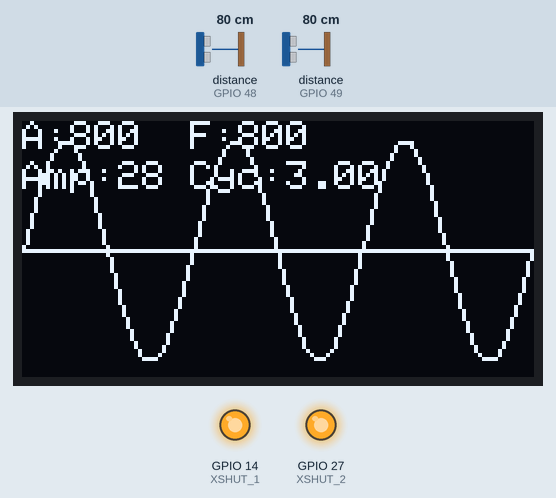
The sketch below on a simulated ESP32. Parts: 128×64 one-colour display, output pins drawn as LEDs (lit = HIGH). The inputs (shaded band) are chosen by the test bench; at power-on: distance to the obstacle (sensors on GPIO 48, GPIO 49) 80 cm. What the sketch prints to the serial monitor is not drawn.

Above: at 1.8 s.
1.9 s: distance to the obstacle (sensor on GPIO 48) set to 250 cm
At 2.8 s:
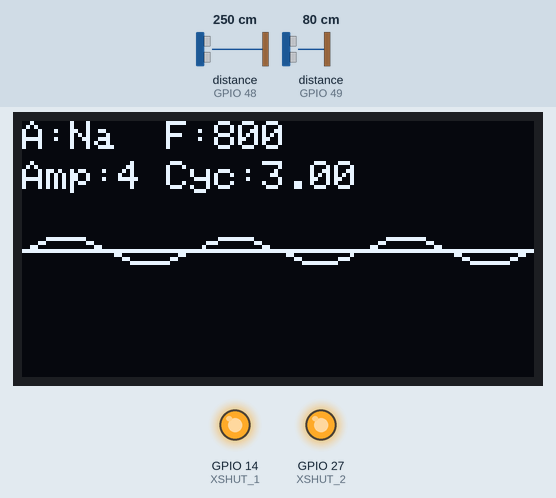
3.5 s: distance to the obstacle (sensor on GPIO 49) set to 250 cm
At 4.8 s:
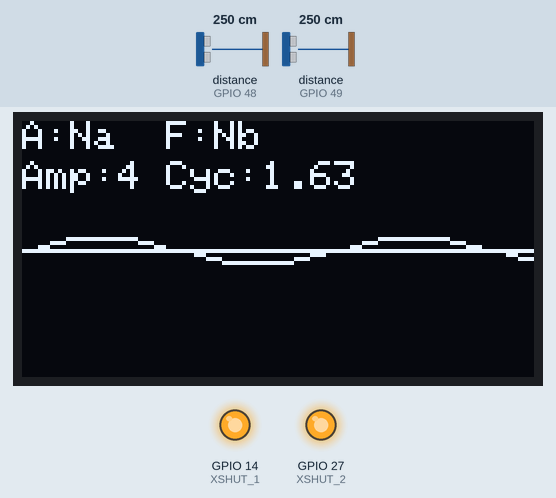
5.1 s: distance to the obstacle (sensor on GPIO 48) set to 2 cm
At 5.5 s:
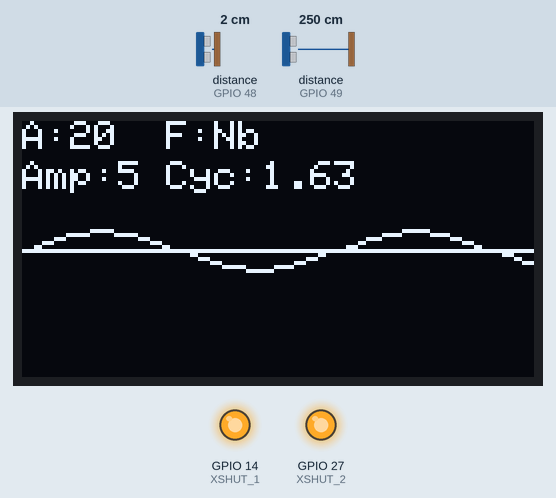
6.7 s: distance to the obstacle (sensor on GPIO 49) set to 2 cm
At 7.5 s:
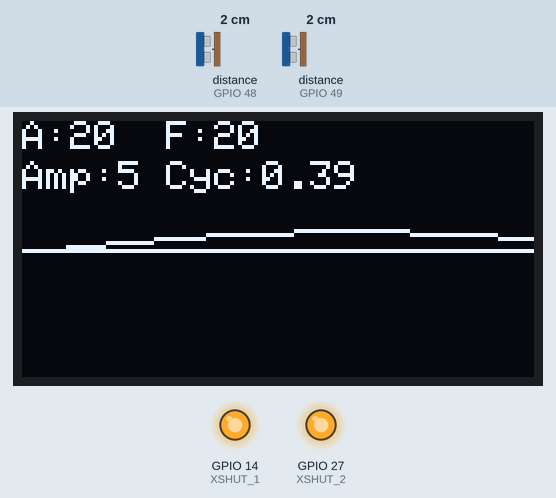
8.3 s: distance to the obstacle (sensor on GPIO 48) set to 4 cm
At 9.4 s:
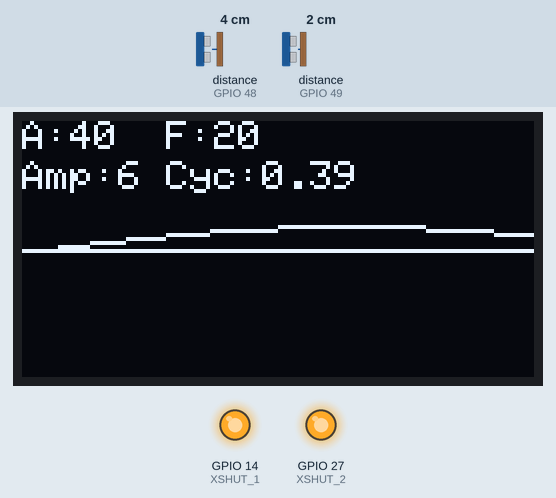
9.8 s: distance to the obstacle (sensor on GPIO 49) set to 4 cm
At 10.7 s:
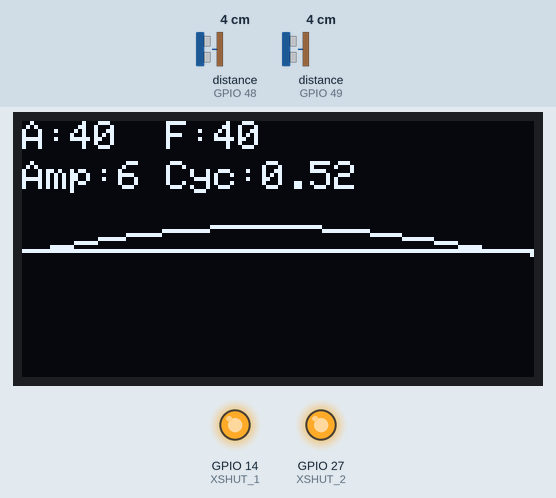
Timing chart, 0 to 12.3 s (numbered marks = the images above; inputs shaded):
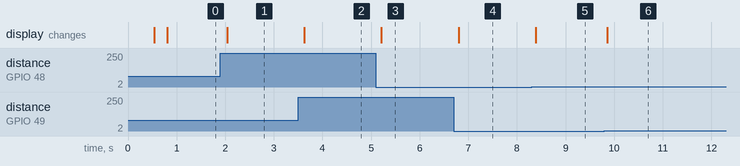

Measured:
- after the input at 1.9 s, the display: changes after 0.14 s (image 1)
- after the input at 3.5 s, the display: changes after 0.13 s (image 2)
- after the input at 5.1 s, the display: changes after 0.11 s (image 3)
- after the input at 6.7 s, the display: changes after 0.10 s (image 4)
- after the input at 8.3 s, the display: changes after 0.09 s (image 5)
- after the input at 9.8 s, the display: changes after 0.06 s (image 6)

The sketch:

ESP32-arduino-ide.ino
```cpp
// =====================================================
// ESP32 Dual VL53L0X + OLED (FAST)  |  Serial @ 460800
// Prints EXACT format every loop:
//   "<d1>a<d2>b\n"  OR  "NaNb\n"
// Where "Na" means sensor1 invalid, "Nb" means sensor2 invalid.
//
// Goal: keep loop fast, but keep valid readings up to ~400mm.
// Fixes vs your version:
//  1) LONG_RANGE sensor preset (better >200mm reliability)
//  2) Less-strict validity check (don’t drop usable >200mm readings)
//  3) Keep timing budget low (fast) + allow I2C 400k
//  4) Same alternating read strategy (1 sensor per loop), print every loop
// =====================================================

#include <Adafruit_GFX.h>
#include <Adafruit_SSD1306.h>
#include <Adafruit_VL53L0X.h>
#include <Wire.h>

// ------------------ PINS ------------------
// ToF I2C bus (Wire)
#define SDA_PIN 18
#define SCL_PIN 23
#define XSHUT_1 14
#define XSHUT_2 27

// OLED I2C bus (Wire1)
#define OLED_ADDR 0x3C
#define OLED_SDA 21
#define OLED_SCL 22
#define SCREEN_WIDTH 128
#define SCREEN_HEIGHT 64

// ------------------ SERIAL ------------------
static const uint32_t BAUD = 460800;

// ------------------ SPEED / TUNING ------------------
// ToF I2C clock (400k is fine on ESP32 if wiring is decent)
static const uint32_t TOF_I2C_HZ = 400000;
// OLED I2C clock
static const uint32_t OLED_I2C_HZ = 400000;

// Keep FAST but still good long-ish range
// Try 20000 first. If you want even faster, try 15000 or 12000.
// Lower budget = faster but more dropouts.
static const uint32_t TIMING_BUDGET_US = 20000;

// OLED FPS cap
static const uint32_t OLED_FPS = 20;
static const uint32_t OLED_INTERVAL_MS = 1000 / OLED_FPS;

// For OLED visualization mapping (doesn't affect serial)
static const float IN_MIN_MM = 0.0f;
static const float IN_MAX_MM = 400.0f;
static const float AMP_MIN_PX = 4.0f;
static const float AMP_MAX_PX = 28.0f;
static const float FREQ_MIN_CYCLES = 0.25f;
static const float FREQ_MAX_CYCLES = 3.0f;

// ------------------ OBJECTS ------------------
Adafruit_VL53L0X lox1;
Adafruit_VL53L0X lox2;

TwoWire WireOLED = TwoWire(1);
Adafruit_SSD1306 display(SCREEN_WIDTH, SCREEN_HEIGHT, &WireOLED, -1);

VL53L0X_RangingMeasurementData_t m1;
VL53L0X_RangingMeasurementData_t m2;

// ------------------ STATE ------------------
uint16_t last1 = 0, last2 = 0;
bool valid1 = false, valid2 = false;

// ------------------ UTILS ------------------
static inline float clampFloat(float v, float lo, float hi) {
  if (v < lo)
    return lo;
  if (v > hi)
    return hi;
  return v;
}

static inline float mapFloat(float x, float in_min, float in_max, float out_min,
                             float out_max) {
  return (x - in_min) * (out_max - out_min) / (in_max - in_min) + out_min;
}

// Accept more statuses than "RangeStatus==0" so >200mm doesn't become Na/Nb
// VL53L0X has various non-zero statuses that can still provide usable distance.
// We only hard-reject true out-of-range + sentinel values.
static inline bool readingUsable(const VL53L0X_RangingMeasurementData_t &m) {
  // Library sentinel for invalid/out-of-range
  if (m.RangeMilliMeter == 8191)
    return false;

  // RangeStatus == 4 is commonly "out of range"
  if (m.RangeStatus == 4)
    return false;

  // Basic sanity
  if (m.RangeMilliMeter == 0)
    return false;
  if (m.RangeMilliMeter > 1200)
    return false; // protect against garbage

  return true;
}

// Fast decimal conversion (no snprintf)
static inline int u16_to_dec(char *dst, uint16_t v) {
  char tmp[5];
  int n = 0;
  do {
    tmp[n++] = char('0' + (v % 10));
    v /= 10;
  } while (v && n < 5);
  for (int i = 0; i < n; i++)
    dst[i] = tmp[n - 1 - i];
  return n;
}

// Print EXACT format: "<d1>a<d2>b\n" or "NaNb\n"
static inline void printLine(bool v1, uint16_t d1, bool v2, uint16_t d2) {
  char line[24];
  int n = 0;

  if (v1) {
    n += u16_to_dec(line + n, d1);
    line[n++] = 'a';
  } else {
    line[n++] = 'N';
    line[n++] = 'a';
  }

  if (v2) {
    n += u16_to_dec(line + n, d2);
    line[n++] = 'b';
  } else {
    line[n++] = 'N';
    line[n++] = 'b';
  }

  line[n++] = '\n';
  Serial.write((const uint8_t *)line, n);
}

// ------------------ SETUP ------------------
void setup() {
  Serial.begin(BAUD);
  delay(300);

#if defined(ARDUINO_ARCH_ESP32)
  // Helps avoid Serial blocking if host stalls
  Serial.setTxBufferSize(4096);
#endif

  // ---- ToF I2C bus ----
  Wire.begin(SDA_PIN, SCL_PIN);
  Wire.setClock(TOF_I2C_HZ);

  pinMode(XSHUT_1, OUTPUT);
  pinMode(XSHUT_2, OUTPUT);

  // Reset both sensors
  digitalWrite(XSHUT_1, LOW);
  digitalWrite(XSHUT_2, LOW);
  delay(20);

  // Bring up sensor 1 (0x30)
  digitalWrite(XSHUT_1, HIGH);
  delay(80);
  if (!lox1.begin(0x30, &Wire)) {
    Serial.println("Sensor #1 not detected @0x30");
    while (1)
      delay(10);
  }

  // Bring up sensor 2 (0x31)
  digitalWrite(XSHUT_2, HIGH);
  delay(80);
  if (!lox2.begin(0x31, &Wire)) {
    Serial.println("Sensor #2 not detected @0x31");
    while (1)
      delay(10);
  }

  // LONG RANGE preset improves stability past ~200mm
  lox1.configSensor(Adafruit_VL53L0X::VL53L0X_SENSE_LONG_RANGE);
  lox2.configSensor(Adafruit_VL53L0X::VL53L0X_SENSE_LONG_RANGE);

  // Keep budget low (FAST) but not too low
  lox1.setMeasurementTimingBudgetMicroSeconds(TIMING_BUDGET_US);
  lox2.setMeasurementTimingBudgetMicroSeconds(TIMING_BUDGET_US);

  // ---- OLED bus ----
  WireOLED.begin(OLED_SDA, OLED_SCL);
  WireOLED.setClock(OLED_I2C_HZ);

  if (!display.begin(SSD1306_SWITCHCAPVCC, OLED_ADDR)) {
    Serial.println("SSD1306 allocation failed");
    while (1)
      delay(100);
  }

  display.clearDisplay();
  display.setTextSize(1);
  display.setTextColor(SSD1306_WHITE);
  display.setCursor(0, 0);
  display.println("VL53L0X x2");
  display.println("LONG_RANGE");
  display.println("FAST serial");
  display.display();
  delay(150);
}

// ------------------ LOOP ------------------
void loop() {
  static bool readSensor1 = true;
  static uint32_t lastOledMs = 0;

  // ---- Read ONE sensor per loop (alternating) ----
  if (readSensor1) {
    lox1.rangingTest(&m1, false);
    valid1 = readingUsable(m1);
    if (valid1)
      last1 = (uint16_t)m1.RangeMilliMeter;
  } else {
    lox2.rangingTest(&m2, false);
    valid2 = readingUsable(m2);
    if (valid2)
      last2 = (uint16_t)m2.RangeMilliMeter;
  }
  readSensor1 = !readSensor1;

  // ---- Print EVERY loop ----
  // NOTE: This prints the latest known value for each sensor.
  // If one sensor hasn't updated this loop, it still prints its last value.
  printLine(valid1, last1, valid2, last2);

  // ---- OLED at fixed FPS ----
  uint32_t now = millis();
  if (now - lastOledMs >= OLED_INTERVAL_MS) {
    lastOledMs = now;

    float d1 = valid1 ? (float)last1 : IN_MIN_MM;
    float d2 = valid2 ? (float)last2 : (IN_MIN_MM + IN_MAX_MM) * 0.5f;

    d1 = clampFloat(d1, IN_MIN_MM, IN_MAX_MM);
    d2 = clampFloat(d2, IN_MIN_MM, IN_MAX_MM);

    float amplitudePx =
        mapFloat(d1, IN_MIN_MM, IN_MAX_MM, AMP_MIN_PX, AMP_MAX_PX);
    float cycles =
        mapFloat(d2, IN_MIN_MM, IN_MAX_MM, FREQ_MIN_CYCLES, FREQ_MAX_CYCLES);

    display.clearDisplay();
    display.setTextSize(1);
    display.setTextColor(SSD1306_WHITE);
    display.setCursor(0, 0);

    display.print("A:");
    if (valid1)
      display.print((int)last1);
    else
      display.print("Na");
    display.print("  F:");
    if (valid2)
      display.print((int)last2);
    else
      display.print("Nb");
    display.println();

    display.setCursor(0, 10);
    display.print("Amp:");
    display.print((int)amplitudePx);
    display.print(" Cyc:");
    display.print(cycles, 2);

    int16_t centerY = SCREEN_HEIGHT / 2;
    display.drawLine(0, centerY, SCREEN_WIDTH - 1, centerY, SSD1306_WHITE);

    int16_t prevX = 0, prevY = centerY;
    for (int x = 0; x < SCREEN_WIDTH; x++) {
      float phase = ((float)x / (SCREEN_WIDTH - 1)) * (2.0f * PI * cycles);
      int16_t y = centerY - (int16_t)(sinf(phase) * amplitudePx);
      if (x)
        display.drawLine(prevX, prevY, x, y, SSD1306_WHITE);
      prevX = x;
      prevY = y;
    }

    display.display();
  }
}
```
